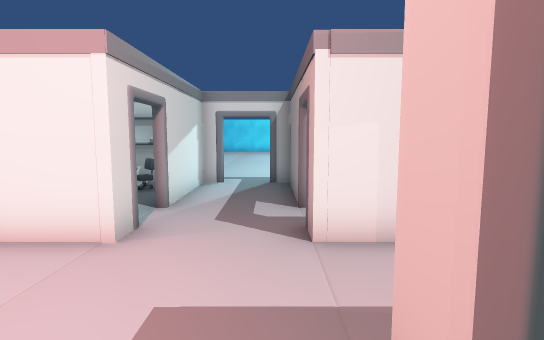
View 1 (above)

24 first-person views from a walk through a scene from a Unity 3-D project. The camera is 1.5 m above the floor, tilts 6° down and sees 80° across. The floor is counted in squares, 1 m on a side. Each view is taken from the middle of a square. On the plan, view 1 faces up. The plan holds only what a view shows up to about 15 squares ahead; the rest is blank. The place goes on beyond the plan.

View 2
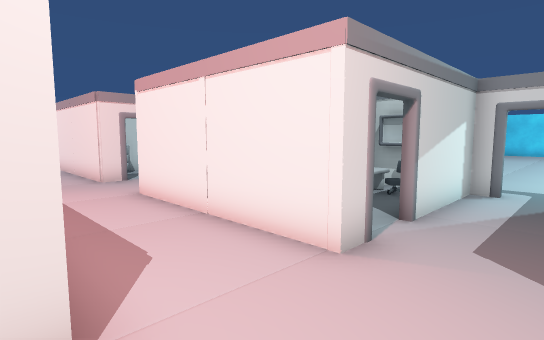

View 3
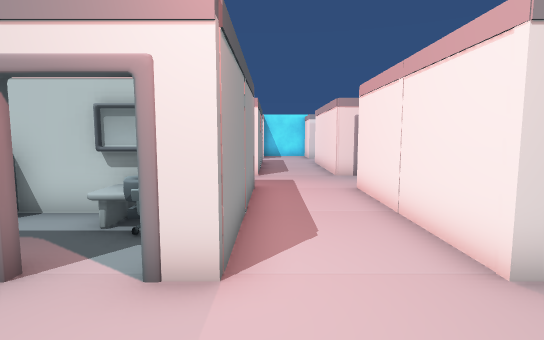

View 4
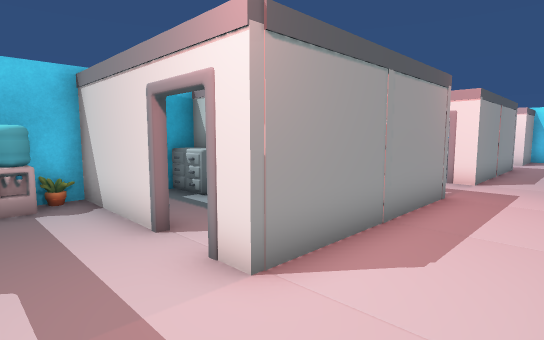

View 5
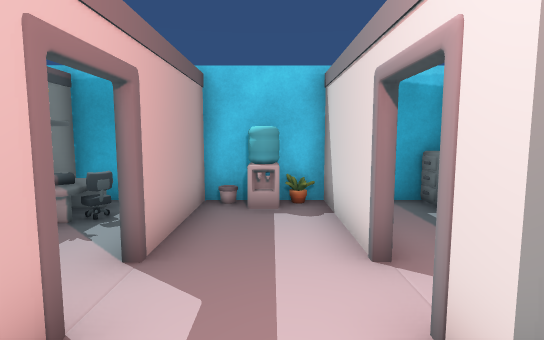

View 6
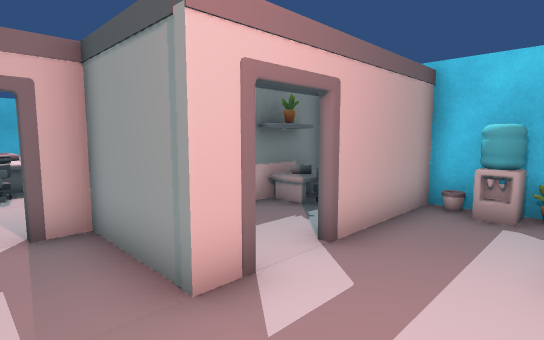

View 7
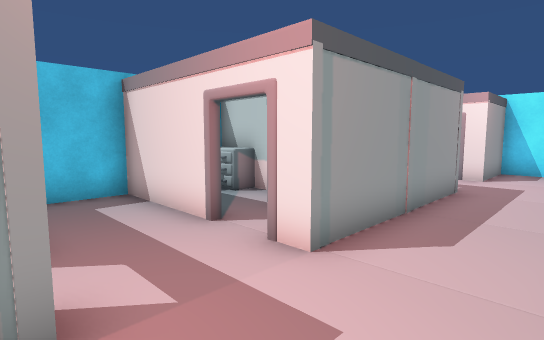

View 8
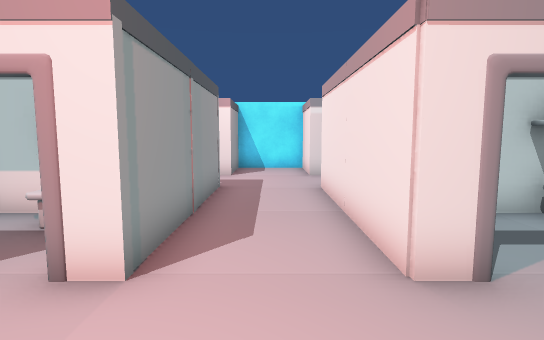

View 9
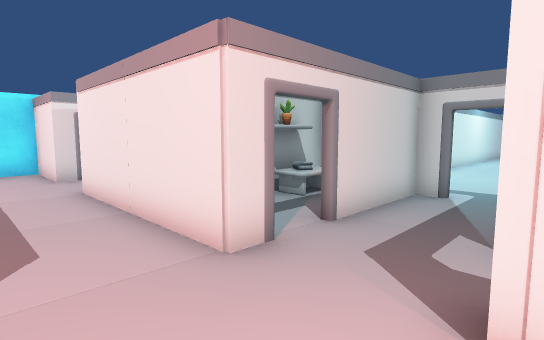

View 10
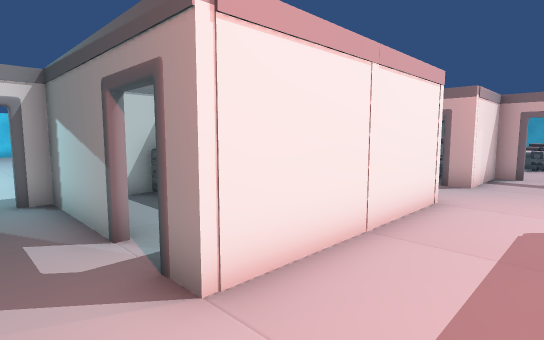

View 11
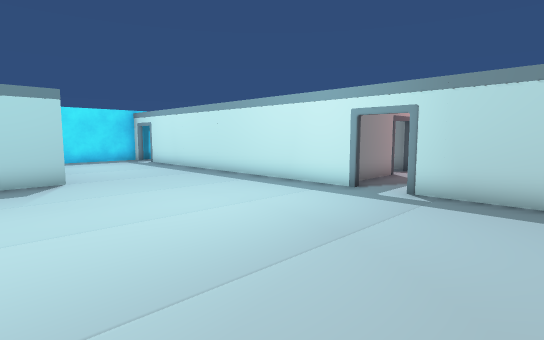

View 12
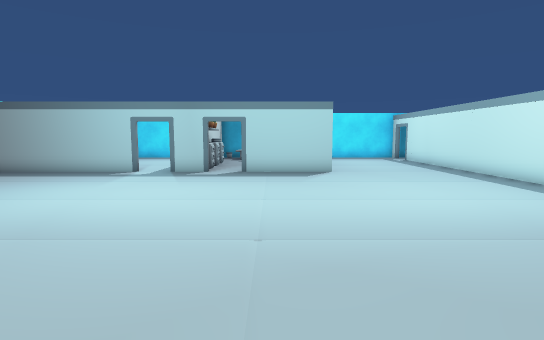

View 13
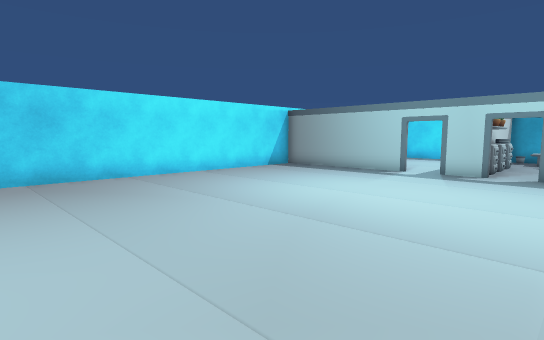

View 14
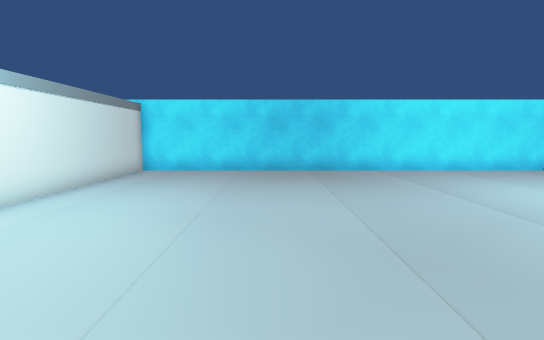

View 15
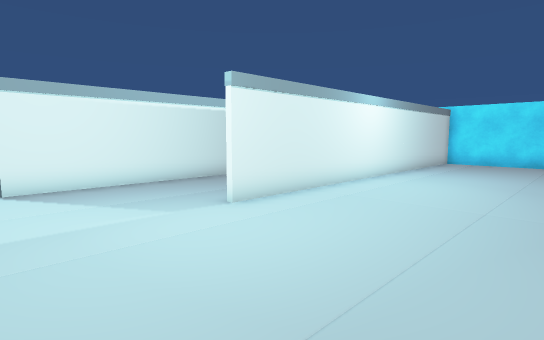

View 16
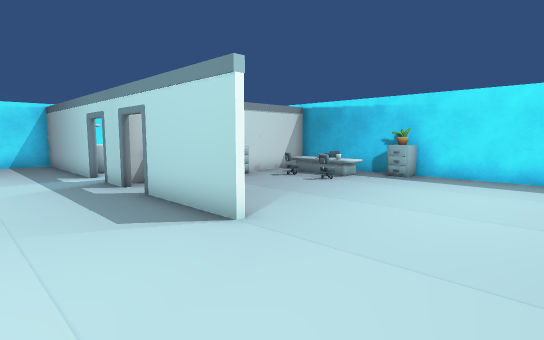

View 17
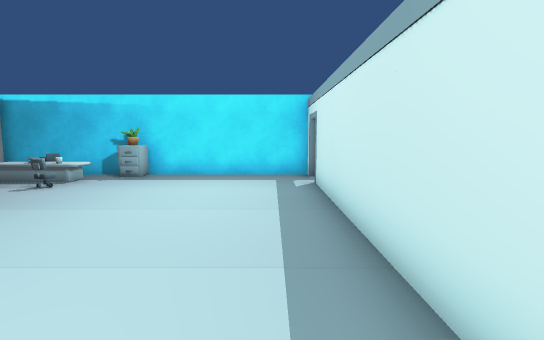

View 18
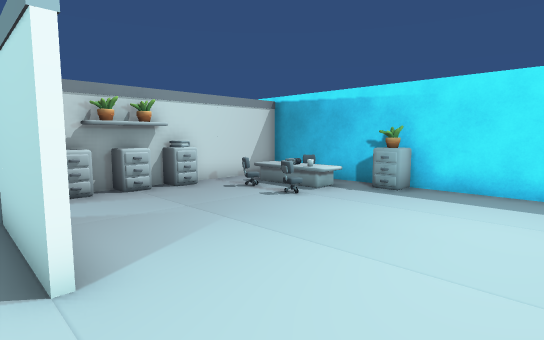

View 19
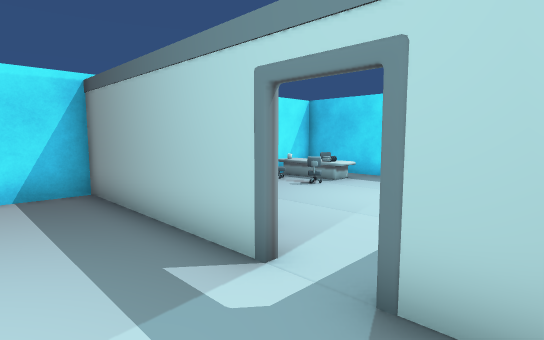

View 20
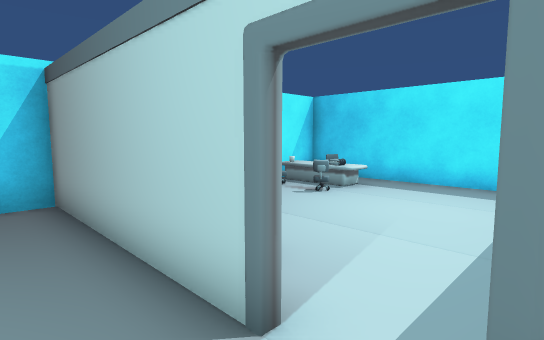

View 21
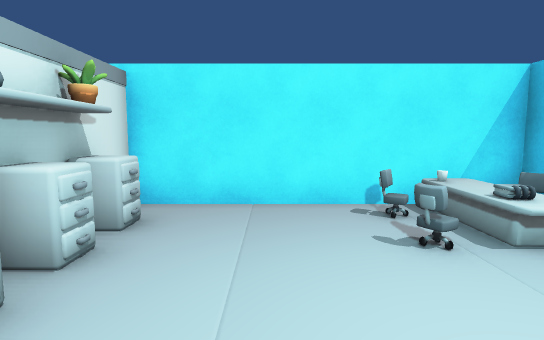

View 22
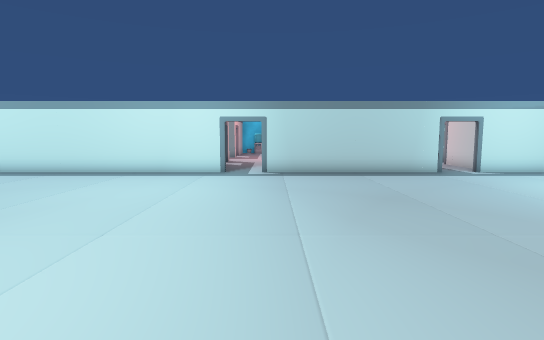

View 23
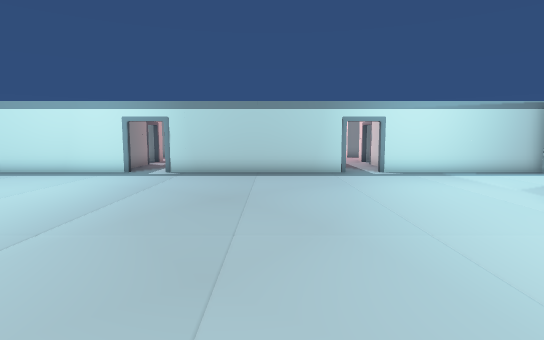

View 24
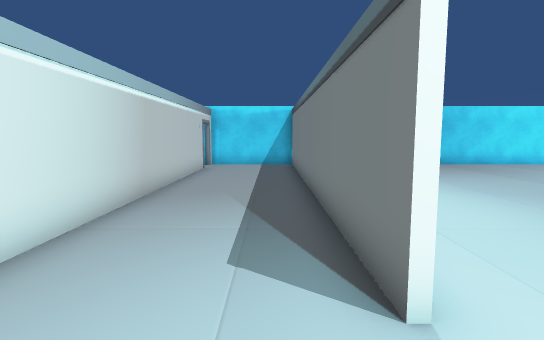

### Floor plan
Key: @ floor where view 1 was taken; # wall or solid block; . floor; v drop or lower ground; C chair; E desk; A cabinet; S shelf; O other object.
Columns run from 23 left of view 1 to 16 right of it. Each row starts with its distance up from view 1.
 31           #########################vEEvv
 30           #...................#....COE.v
 29       #...#...................AA....EEC#
 28       #...#...................AA...CEE.#
 27       #...#...................#........#
 26       #...#...................AA.......#
 25       #...#...................#........#
 24       #...#..........................
 23       #...#...................#########v
 22       #...#...................#AAAA#   v
 21       #...#.........................EE v
 20       #...#...................#....CEEOv
 19       #...#...................#....CEO v
 18       #...#...................#......EAv
 17       #...#...................#.......Ov
 16       #................................#
 15       #................................#
 14       #................................#
 13       #................................#
 12        ................................#
 11       ###......###......#############..#
 10          # ##.###A# ##.### #          #
  9          #O #..#.   C#..#
  8          #E.#..#.  E.#..#
  7          #..#..#    .#..#OO
  6          O......    ..... O#
  5  ##...##  ##...##  ##...##O#
  4 #..........................#...CO
  3 #.............................  O
  2 #..........................#...COO
  1 # #...#  # #...#  # #...#  #
  0            ....   OC...@..
 -1          EE.#..   OE.#..#..
 -2          #..#..   #..#..#.S#
 -3          A. #..   A..#..#CO#
 -4          O  #..   AA #OO#EE#
 -5          v #v##   vv vv v vv

Where each view was taken, in squares from view 1:
view 1: 0 up, 0 right, facing up
view 2: 1 up, 0 right, facing up-left
view 3: 2 up, 1 right, facing left
view 4: 4 up, 0 right, facing down-left
view 5: 3 up, 1 left, facing down
view 6: 3 up, 2 left, facing down-right
view 7: 4 up, 8 left, facing down-left
view 8: 3 up, 8 left, facing left
view 9: 2 up, 8 left, facing up-left
view 10: 2 up, 10 left, facing up-right
view 11: 19 up, 5 left, facing down-right
view 12: 19 up, 7 left, facing right
view 13: 19 up, 7 left, facing up-right
view 14: 17 up, 7 left, facing up
view 15: 12 up, 7 left, facing up-left
view 16: 12 up, 3 right, facing up-right
view 17: 12 up, 3 right, facing right
view 18: 13 up, 6 right, facing up-right
view 19: 22 up, 4 right, facing up-right
view 20: 23 up, 5 right, facing up-right
view 21: 24 up, 10 right, facing up
view 22: 24 up, 2 left, facing down
view 23: 24 up, 6 left, facing down
view 24: 14 up, 14 left, facing up
